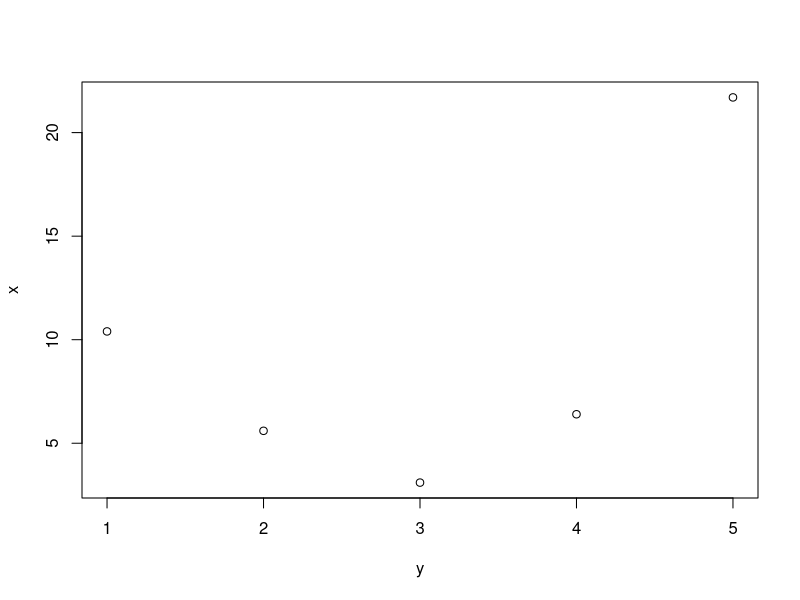
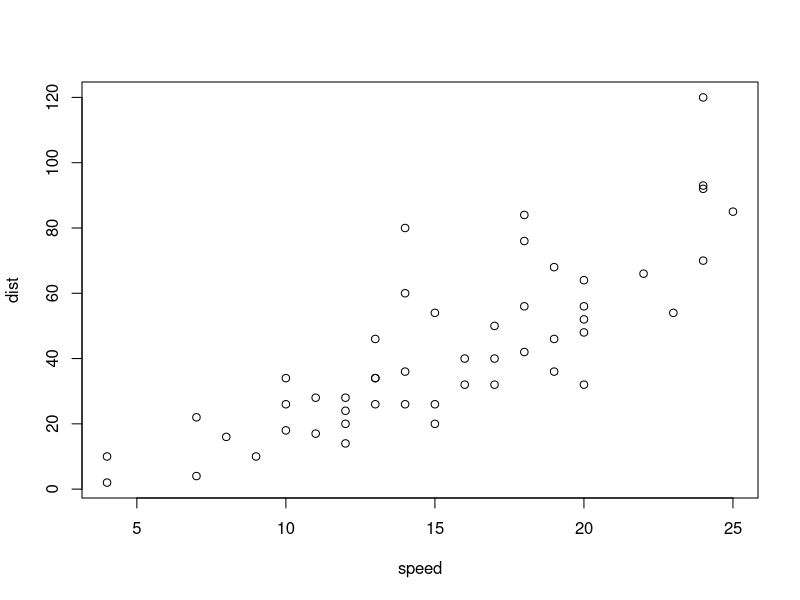

Write the R code that produced these figures, in order.
## ---- chunk 1
knitr::opts_chunk$set(echo = TRUE)
knitr::opts_chunk$set(
  fig.path = "README_figs/Basic_r/README-")
## ---- chunk 2
# setwd("~/Dropbox/PhD Work/TA Items/DiseaseLab_Spring 2019/")
## ---- chunk 3
x <- c(10.4, 5.6, 3.1, 6.4, 21.7)

#print x to see it in your console
x
## ---- chunk 4
2*x
## ---- chunk 5
y <-c(1,2,3,4,5)

plot(x~y)
## ---- chunk 6
#set the variable z to equal 10
z <- 10

#if you were to change it to 15

z <- 15

#you have reset the variable so that it no longer is = to 10, but now 15.

## ---- chunk 7
cars_data <- cars
## ---- chunk 8

str(cars_data) #shows you the structure of your dataset (i.e. are you columns numeric, factors, etc.)

View(cars_data) #view the entire dataframe in a new tab

names(cars_data) #view just the names of the columns of data this is 
# really useful when you're trying to remember which partsof the data 
# to call for functions and plots (i.e. speed~dist)


## ---- chunk 9
plot(dist~speed, data = cars_data)
## ---- chunk 10
# the help() command will bring up the help file for whatever command you 
# are working with. Here you see it with plot
help(plot)

#the same is true with the ? function ?? but will search more of R for your information

?plot

??plot
